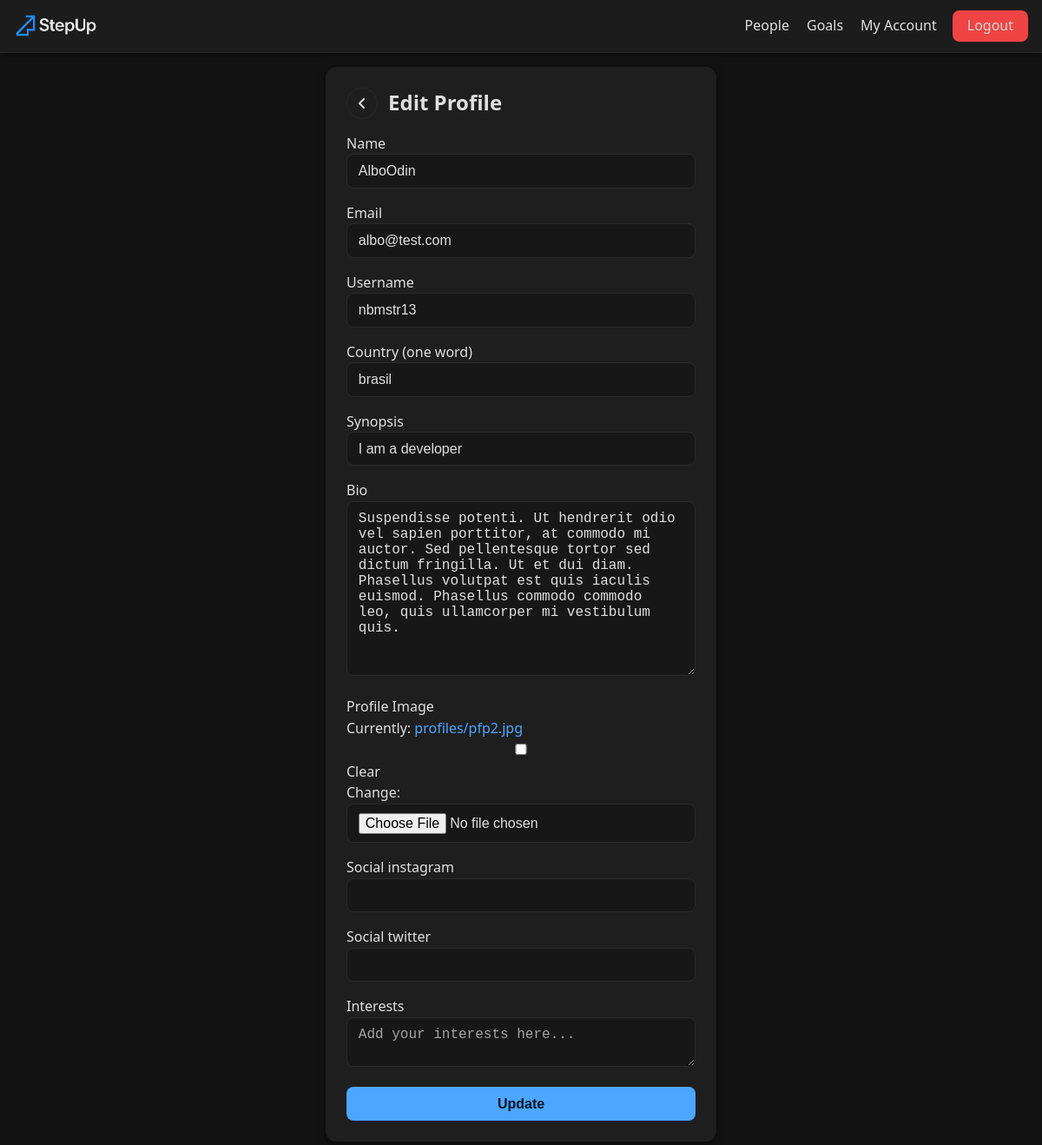
Page /edit-account/ (signed in) on the committed database.
### users/models.py (models this page shows, shortened)
class Profile(models.Model):
    user = models.OneToOneField(User, on_delete=models.CASCADE, null=True, blank=True)
    name = models.CharField(max_length=50, null=True, blank=True)
    email = models.EmailField(max_length=254, null=True, blank=True)
    username = models.CharField(max_length=150, null=True, blank=True)
    country = models.CharField(max_length=150, null=True, blank=True)
    flag_url = models.CharField(max_length=2000, null=True, blank=True)
    synopsis = models.CharField(max_length=150, null=True, blank=True)
    bio = models.TextField(null=True, blank=True)
    profile_img = models.ImageField(
        null=True, blank=True, upload_to='profiles/', default='profiles/user-default.png')
    social_instagram = models.CharField(max_length=150, null=True, blank=True)
    social_twitter = models.CharField(max_length=150, null=True, blank=True)
    created = models.DateTimeField(auto_now_add=True)
    id = models.UUIDField(default=uuid.uuid4, unique=True,
                            primary_key=True, editable=False)

### users/views.py (the view, shortened to what this page needs)
# urls.py: path('edit-account/', views.editAccount, name='edit-account'),
@login_required(login_url='login')
def editAccount(request):
    profile = request.user.profile
    form = ProfileForm(instance=profile)
    context = {'form': form}
    return render(request, 'users/profile-form.html', context)

### users/forms.py
class ProfileForm(forms.ModelForm):
    class Meta:
        model = Profile
        fields = ['name', 'email', 'username', 'country', 'synopsis',
                  'bio', 'profile_img', 'social_instagram', 'social_twitter']
        labels = {'profile_img': 'Profile Image', 'country': 'Country (one word)'}

### users/templates/users/profile-form.html (shortened to what this page needs)
{% extends "main.html" %}
{% block content %}
<main class="form-page">
  <article class="form-card">
    <div class="form-header">
      <a href="javascript:history.back()" class="back-btn" aria-label="Go back" style="text-decoration: none;">
        <i class="fa-solid fa-angle-left"></i>
      </a>
      <h2 style="margin:0;">Edit Profile</h2>
    </div>
    <form class="flex-col" method="POST" action="" enctype="multipart/form-data">
      {% for field in form %}
      <div class="form-field">
        <label for="{{field.id_for_label}}">{{field.label}}</label><br>
        {{ field }}
      </div>
      {% endfor %}
      <div class="form-field">
        <label>Interests</label>
        <textarea class="input" name="interests" placeholder="Add your interests here..."></textarea>
      </div>
      <button type="submit" class="btn btn-primary">Update</button>
    </form>
  </article>
</main>
{% endblock content %}

### static/styles/main.css (style rules this page uses)
:root { --bg: #121212; --surface: #1e1e1e; --surface-hover: #252525; --text: #e0e0e0; --muted: #a3a3a3; --border: #2a2a2a; --primary: #4da6ff; --success: #22c55e; --warning: #f59e0b; --danger: #ef4444; --shadow-1: 0 1px 6px rgba(0,0,0,.6); --shadow-2: 0 2px 8px rgba(0,0,0,.5); --r-sm: .375rem; --r-md: .5rem; --r-lg: .75rem; --r-xl: 1rem; --sp-1: .25rem; --sp-2: .5rem; --sp-3: .75rem; --sp-4: 1rem; --sp-5: 1.25rem; --sp-6: 1.5rem; --sp-8: 2rem; --fs-0: .875rem; --fs-1: 1rem; --fs-2: 1.125rem; --fs-3: 1.25rem; --lh: 1.55; --container: 1200px; --dur: .18s; --easing: cubic-bezier(.2,.6,.2,1); }
* { margin: 0; padding: 0; box-sizing: border-box; }
html { scroll-behavior: smooth; }
body { font-family: system-ui, -apple-system, Segoe UI, Roboto, Ubuntu, 'Helvetica Neue', Arial, 'Noto Sans', 'Apple Color Emoji', 'Segoe UI Emoji', 'Segoe UI Symbol', sans-serif; background: var(--bg); color: var(--text); line-height: var(--lh); -webkit-font-smoothing: antialiased; -moz-osx-font-smoothing: grayscale; }
h1, h2, h3 { font-weight: 700; line-height: 1.2; }
h2 { font-size: clamp(1.25rem, .9rem + 1.2vw, 1.5rem); margin-bottom: var(--sp-3); }
a { color: var(--primary); text-decoration: none; text-underline-offset: .18em; transition: color var(--dur) var(--easing), text-decoration-color var(--dur) var(--easing); }
.flex-col { display: flex; flex-direction: column; gap: var(--sp-4); }
input, select, textarea { width: 100%; background: #171717; color: var(--text); border: 1px solid var(--border); border-radius: var(--r-md); padding: .6rem .8rem; font-size: var(--fs-1); transition: border-color var(--dur) var(--easing), background var(--dur) var(--easing), box-shadow var(--dur) var(--easing); }
input::placeholder, textarea::placeholder { color: var(--muted); }
.form-page { min-height: 90vh; display: flex; align-items: center; justify-content: center; padding: 1rem; }
.form-card { width: 100%; max-width: 450px; padding: var(--sp-6); border-radius: var(--r-lg); background: var(--surface); box-shadow: var(--shadow-2); display: flex; flex-direction: column; gap: var(--sp-4); }
.form-header { display: flex; align-items: center; gap: var(--sp-3); }
.back-btn { display: inline-flex; align-items: center; justify-content: center; width: 36px; height: 36px; border-radius: 999px; border: 1px solid var(--border); background: transparent; color: var(--text); cursor: pointer; transition: background .2s; }
.btn { display: inline-flex; align-items: center; justify-content: center; gap: .5rem; border: 1px solid transparent; border-radius: var(--r-md); padding: .6rem .9rem; font-weight: 600; font-size: var(--fs-1); cursor: pointer; transition: transform var(--dur) var(--easing), filter var(--dur) var(--easing), border-color var(--dur) var(--easing); }
.btn-primary { background: var(--primary); color: #001629; }

### rows in the picture
Profile: form "AlboOdin" "albo@test.com" "nbmstr13" "brasil" "I am a developer" "Suspendisse potenti. Ut hendrerit odio vel sapien porttitor, at commodo mi auctor. Sed pellentesque tortor sed dictum fringilla. Ut et dui diam. Phasellus volutpat est quis iaculis euismod. Phasellus commodo commodo leo, quis ullamcorper mi vestibulum quis."

### other values in the picture
{{ field.label }} "Name" "Email" "Username" "Country (one word)" "Synopsis" "Bio" "Profile Image" "Social instagram" "Social twitter"
